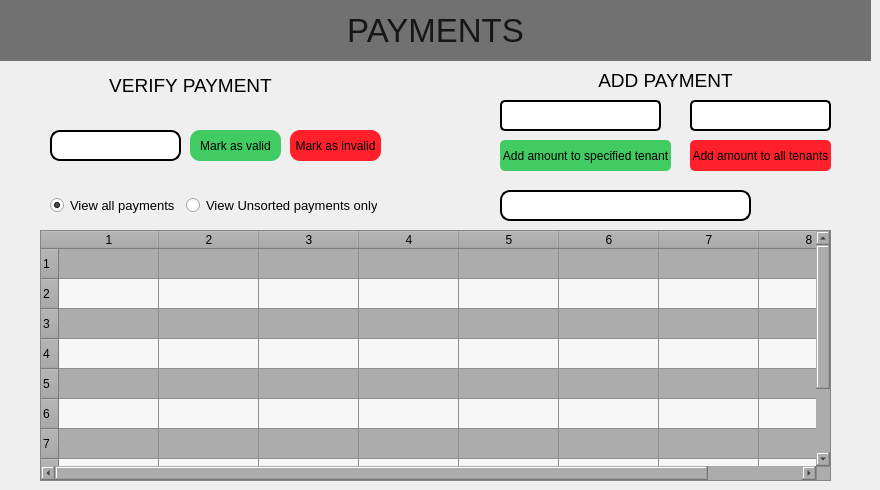
     <widget class="QWidget" name="pageadminverifyrent">
      <widget class="QLabel" name="lbl_pageHomepage_welcomeUser_15">
       <property name="geometry">
        <rect>
         <x>0</x>
         <y>0</y>
         <width>871</width>
         <height>61</height>
        </rect>
       </property>
       <property name="font">
        <font>
         <pointsize>25</pointsize>
        </font>
       </property>
       <property name="styleSheet">
        <string notr="true">background-color: rgb(113, 113, 113);
color:rgb(22, 22, 22)</string>
       </property>
       <property name="text">
        <string>PAYMENTS</string>
       </property>
       <property name="alignment">
        <set>Qt::AlignCenter</set>
       </property>
      </widget>
      <widget class="QPushButton" name="btn_pageReportAComplaint_submitComplaint_7">
       <property name="geometry">
        <rect>
         <x>190</x>
         <y>130</y>
         <width>91</width>
         <height>31</height>
        </rect>
       </property>
       <property name="styleSheet">
        <string notr="true">background-color:rgb(67, 203, 99);
border-radius:10px
</string>
       </property>
       <property name="text">
        <string>Mark as valid</string>
       </property>
       <property name="shortcut">
        <string>Return</string>
       </property>
      </widget>
      <widget class="QLineEdit" name="led_LoginPage_Username_6">
       <property name="geometry">
        <rect>
         <x>50</x>
         <y>130</y>
         <width>131</width>
         <height>31</height>
        </rect>
       </property>
       <property name="styleSheet">
        <string notr="true">color: rgb(255, 255, 255);
border: 2px solid black;
padding-left:12px;
border-radius: 10px;</string>
       </property>
       <property name="placeholderText">
        <string>Enter payment ID</string>
       </property>
      </widget>
      <widget class="QPushButton" name="btn_pageHomepage_logout_3">
       <property name="geometry">
        <rect>
         <x>290</x>
         <y>130</y>
         <width>91</width>
         <height>31</height>
        </rect>
       </property>
       <property name="styleSheet">
        <string notr="true">background-color:rgb(255, 32, 43);
border-radius:10px
</string>
       </property>
       <property name="text">
        <string>Mark as invalid</string>
       </property>
      </widget>
      <widget class="QLineEdit" name="led_LoginPage_Username_7">
       <property name="geometry">
        <rect>
         <x>500</x>
         <y>190</y>
         <width>251</width>
         <height>31</height>
        </rect>
       </property>
       <property name="styleSheet">
        <string notr="true">color: rgb(255, 255, 255);
border: 2px solid black;
padding-left:12px;
border-radius: 10px;</string>
       </property>
       <property name="placeholderText">
        <string>payment ID | Tenant name | House number</string>
       </property>
      </widget>
      <widget class="QPushButton" name="pushButton">
       <property name="geometry">
        <rect>
         <x>770</x>
         <y>190</y>
         <width>51</width>
         <height>31</height>
        </rect>
       </property>
       <property name="styleSheet">
        <string notr="true">background-color:transparent;
border: 2px solid transparent;</string>
       </property>
       <property name="text">
        <string/>
       </property>
       <property name="icon">
        <iconset resource="resources.qrc">
         <normaloff>:/icons/icons/icons8-search-100.png</normaloff>:/icons/icons/icons8-search-100.png</iconset>
       </property>
       <property name="iconSize">
        <size>
         <width>35</width>
         <height>35</height>
        </size>
       </property>
      </widget>
      <widget class="QTableWidget" name="tableWidget">
       <property name="geometry">
        <rect>
         <x>40</x>
         <y>230</y>
         <width>791</width>
         <height>251</height>
        </rect>
       </property>
       <property name="styleSheet">
        <string notr="true">background-color: rgb(172, 172, 172);</string>
       </property>
       <property name="alternatingRowColors">
        <bool>true</bool>
       </property>
       <property name="rowCount">
        <number>10</number>
       </property>
       <property name="columnCount">
        <number>8</number>
       </property>
       <row/>
       <row/>
       <row/>
       <row/>
       <row/>
       <row/>
       <row/>
       <row/>
       <row/>
       <row/>
       <column/>
       <column/>
       <column/>
       <column/>
       <column/>
       <column/>
       <column/>
       <column/>
      </widget>
      <widget class="QWidget" name="layoutWidget_2">
       <property name="geometry">
        <rect>
         <x>50</x>
         <y>190</y>
         <width>327</width>
         <height>31</height>
        </rect>
       </property>
       <layout class="QHBoxLayout" name="horizontalLayout_3">
        <item>
         <widget class="QRadioButton" name="radioButton_4">
          <property name="font">
           <font>
            <pointsize>10</pointsize>
           </font>
          </property>
          <property name="text">
           <string>View all payments</string>
          </property>
          <property name="checked">
           <bool>true</bool>
          </property>
         </widget>
        </item>
        <item>
         <widget class="QRadioButton" name="radioButton_3">
          <property name="font">
           <font>
            <pointsize>10</pointsize>
           </font>
          </property>
          <property name="text">
           <string>View Unsorted payments only</string>
          </property>
          <property name="checked">
           <bool>false</bool>
          </property>
         </widget>
        </item>
       </layout>
      </widget>
      <widget class="QPushButton" name="btn_pageReportAComplaint_submitComplaint_11">
       <property name="geometry">
        <rect>
         <x>500</x>
         <y>140</y>
         <width>171</width>
         <height>31</height>
        </rect>
       </property>
       <property name="styleSheet">
        <string notr="true">background-color:rgb(67, 203, 99);
border-radius:5px
</string>
       </property>
       <property name="text">
        <string>Add amount to specified tenant</string>
       </property>
       <property name="shortcut">
        <string>Return</string>
       </property>
      </widget>
      <widget class="QPushButton" name="btn_pageHomepage_logout_4">
       <property name="geometry">
        <rect>
         <x>690</x>
         <y>140</y>
         <width>141</width>
         <height>31</height>
        </rect>
       </property>
       <property name="styleSheet">
        <string notr="true">background-color:rgb(255, 32, 43);
border-radius:5px
</string>
       </property>
       <property name="text">
        <string>Add amount to all tenants</string>
       </property>
      </widget>
      <widget class="QLineEdit" name="led_LoginPage_Username_13">
       <property name="geometry">
        <rect>
         <x>500</x>
         <y>100</y>
         <width>161</width>
         <height>31</height>
        </rect>
       </property>
       <property name="styleSheet">
        <string notr="true">color: rgb(255, 255, 255);
border: 2px solid black;
padding-left:12px;
border-radius: 5px;</string>
       </property>
       <property name="placeholderText">
        <string>Enter House number</string>
       </property>
      </widget>
      <widget class="QLabel" name="lbl_pageHomepage_welcomeUser_19">
       <property name="geometry">
        <rect>
         <x>0</x>
         <y>60</y>
         <width>381</width>
         <height>51</height>
        </rect>
       </property>
       <property name="font">
        <font>
         <pointsize>14</pointsize>
        </font>
       </property>
       <property name="styleSheet">
        <string notr="true"/>
       </property>
       <property name="text">
        <string>VERIFY PAYMENT</string>
       </property>
       <property name="alignment">
        <set>Qt::AlignCenter</set>
       </property>
      </widget>
      <widget class="QLineEdit" name="led_LoginPage_Username_14">
       <property name="geometry">
        <rect>
         <x>690</x>
         <y>100</y>
         <width>141</width>
         <height>31</height>
        </rect>
       </property>
       <property name="styleSheet">
        <string notr="true">color: rgb(255, 255, 255);
border: 2px solid black;
padding-left:12px;
border-radius: 5px;</string>
       </property>
       <property name="placeholderText">
        <string>Amount</string>
       </property>
      </widget>
      <widget class="QLabel" name="lbl_pageHomepage_welcomeUser_20">
       <property name="geometry">
        <rect>
         <x>500</x>
         <y>70</y>
         <width>331</width>
         <height>21</height>
        </rect>
       </property>
       <property name="font">
        <font>
         <pointsize>14</pointsize>
        </font>
       </property>
       <property name="styleSheet">
        <string notr="true"/>
       </property>
       <property name="text">
        <string>ADD PAYMENT</string>
       </property>
       <property name="alignment">
        <set>Qt::AlignCenter</set>
       </property>
      </widget>
     </widget>
